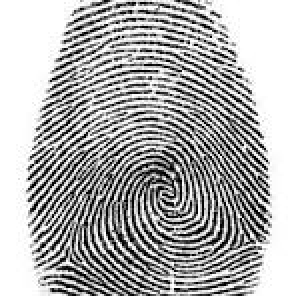
#> input picture SOCOFing/code/temp_query.bmp, 148 x 148 px (shown 2 times larger)
$ python test_quality.py temp_query.bmp
#> lines starting #> are read from the running program, lines starting #| are printed output that depends on the picture; after the words box and inside, x2 and y2 are one past the last pixel; in counts of white or black regions, pixels touching at a corner belong together
### SOCOFing/code/preprocess.py
# ============================================================================
# Preprocessing - Image Loading, Segmentation, Enhancement
# ============================================================================

import cv2
import numpy as np
from PIL import Image
import logging

import config

logger = logging.getLogger(__name__)

# ============================================================================
# 1. Load BMP Image
# ============================================================================
def load_bmp(image_path):
    """Load BMP image using OpenCV (BGR format)"""
    try:
        img = cv2.imread(image_path)
        if img is None:
            logger.error(f"Failed to load image: {image_path}")
            return None
        logger.debug(f"Loaded image: {image_path}, shape={img.shape}")
        return img
    except Exception as e:
        logger.error(f"Error loading {image_path}: {e}")
        return None

# ============================================================================
# 2. Convert to Grayscale
# ============================================================================
def to_grayscale(img):
    """Convert BGR image to grayscale"""
    if img is None:
        return None
    gray = cv2.cvtColor(img, cv2.COLOR_BGR2GRAY)
    return gray

# ============================================================================
# 3. Resize to Standard Size
# ============================================================================
def resize_image(img, size=config.IMAGE_SIZE):
    """Resize image to standard size"""
    if img is None:
        return None
    resized = cv2.resize(img, (size, size), interpolation=cv2.INTER_CUBIC)
    return resized

# ============================================================================
# 4. Segmentation (Fingerprint Region Detection)
# ============================================================================
def segment_fingerprint(img):
    """Segment fingerprint region using Otsu thresholding"""
    if img is None:
        return None, None

    # Apply Gaussian blur first
    blurred = cv2.GaussianBlur(img, (5, 5), 0)

    # Otsu thresholding
    _, binary = cv2.threshold(blurred, config.BINARIZATION_THRESHOLD, 255,
                              cv2.THRESH_BINARY | cv2.THRESH_OTSU)

    # Morphological operations to clean up
    kernel = cv2.getStructuringElement(cv2.MORPH_ELLIPSE,
                                       (config.MORPHOLOGY_KERNEL_SIZE,
                                        config.MORPHOLOGY_KERNEL_SIZE))
    binary = cv2.morphologyEx(binary, cv2.MORPH_CLOSE, kernel,
                             iterations=config.MORPHOLOGY_ITERATIONS)
    binary = cv2.morphologyEx(binary, cv2.MORPH_OPEN, kernel,
                             iterations=1)

    return binary, None

# ============================================================================
# 5. CLAHE Enhancement (Contrast Limited Adaptive Histogram Equalization)
# ============================================================================
def apply_clahe(img):
    """Apply CLAHE to enhance contrast"""
    if img is None or not config.CLAHE_ENABLED:
        return img

    clahe = cv2.createCLAHE(clipLimit=config.CLAHE_CLIP_LIMIT,
                           tileGridSize=config.CLAHE_TILE_GRID_SIZE)
    enhanced = clahe.apply(img)
    return enhanced

# ============================================================================
# 6. Gabor Filter Enhancement
# ============================================================================
def apply_gabor_filter(img, mask=None):
    """Apply Gabor filter to enhance ridge structure"""
    if img is None or not config.GABOR_ENABLED:
        return img

    # Create Gabor kernel
    kernel_size = int(2 * np.ceil(3 * config.GABOR_SIGMA) + 1)
    kernel = cv2.getGaborKernel((kernel_size, kernel_size),
                                config.GABOR_SIGMA,
                                np.pi/4,  # 45 degree orientation
                                config.GABOR_WAVELENGTH,
                                0.5, 0)

    # Apply filter
    filtered = cv2.filter2D(img, -1, kernel)

    # Normalize
    filtered = cv2.normalize(filtered, None, 0, 255, cv2.NORM_MINMAX).astype(np.uint8)

    return filtered

# ============================================================================
# 7. Binarization
# ============================================================================
def binarize_image(img):
    """Binarize image"""
    if img is None:
        return None

    _, binary = cv2.threshold(img, config.BINARIZATION_THRESHOLD, 255,
                              cv2.THRESH_BINARY)
    return binary

# ============================================================================
# 8. Skeletonization
# ============================================================================
def skeletonize_image(binary_img):
    """Skeletonize binary image to 1-pixel wide skeleton"""
    if binary_img is None:
        return None

    # Invert: white ridge, black background
    inverted = cv2.bitwise_not(binary_img)

    # Morphological skeleton
    kernel = cv2.getStructuringElement(cv2.MORPH_CROSS, (3, 3))
    skeleton = np.zeros_like(inverted)

    while True:
        eroded = cv2.morphologyEx(inverted, cv2.MORPH_ERODE, kernel)
        dilated = cv2.morphologyEx(eroded, cv2.MORPH_DILATE, kernel)
        temp = cv2.subtract(inverted, dilated)
        skeleton = cv2.bitwise_or(skeleton, temp)
        inverted = eroded.copy()

        if cv2.countNonZero(inverted) == 0:
            break

    return skeleton

# ============================================================================
# 9. Full Preprocessing Pipeline
# ============================================================================
def preprocess_image(image_path, apply_enhancements=True):
    """
    Full preprocessing pipeline:
    1. Load BMP
    2. Convert to grayscale
    3. Resize to standard size
    4. Segment fingerprint region
    5. Apply CLAHE & Gabor enhancement
    6. Binarize & Skeletonize

    Returns: dict with preprocessed images
    """
    result = {
        'original': None,
        'grayscale': None,
        'resized': None,
        'segmented': None,
        'enhanced': None,
        'binary': None,
        'skeleton': None,
        'mask': None
    }

    # 1. Load
    img_bgr = load_bmp(image_path)
    if img_bgr is None:
        return None
    result['original'] = img_bgr

    # 2. Grayscale
    gray = to_grayscale(img_bgr)
    result['grayscale'] = gray

    # 3. Resize
    resized = resize_image(gray)
    result['resized'] = resized

    # 4. Segment
    mask, _ = segment_fingerprint(resized)
    result['segmented'] = resized.copy()
    result['mask'] = mask

    # 5. Enhance
    enhanced = resized.copy()
    if apply_enhancements:
        enhanced = apply_clahe(enhanced)
        enhanced = apply_gabor_filter(enhanced, mask)
    result['enhanced'] = enhanced

    # 6. Binarize
    binary = binarize_image(enhanced)
    result['binary'] = binary

    # 7. Skeletonize
    skeleton = skeletonize_image(binary)
    result['skeleton'] = skeleton

    logger.info(f"Preprocessed: {image_path}")
    return result

# ============================================================================
# 10. Quality Check - Verify if image is a valid fingerprint
# ============================================================================
def check_fingerprint_quality(preprocessed):
    """
    Check if the preprocessed image is likely a valid fingerprint.
    Returns: (is_valid, quality_score, reason)

    Checks:
    1. Ridge density (fingerprints have characteristic ridge patterns)
    2. Minutiae count (fingerprints should have sufficient minutiae)
    3. Contrast (fingerprints should have good contrast)
    4. Edge density (fingerprints have specific edge patterns)
    5. Texture uniformity (fingerprints have consistent texture)
    """
    if preprocessed is None or preprocessed['skeleton'] is None:
        return False, 0.0, "Preprocessing failed"

    skeleton = preprocessed['skeleton']
    enhanced = preprocessed['enhanced']
    binary = preprocessed['binary']

    quality_checks = []
    reasons = []

    # 1. Check ridge density (skeleton should have reasonable white pixels)
    # Fingerprints typically have 5-20% ridge density
    ridge_density = np.count_nonzero(skeleton) / skeleton.size
    if ridge_density < 0.02:  # Too few ridges
        quality_checks.append(0.0)
        reasons.append(f"Very low ridge density ({ridge_density:.4f})")
    elif ridge_density > 0.25:  # Too many ridges (noise or not fingerprint)
        quality_checks.append(0.0)
        reasons.append(f"Very high ridge density ({ridge_density:.4f})")
    elif ridge_density < 0.05 or ridge_density > 0.20:
        quality_checks.append(0.3)
        reasons.append(f"Unusual ridge density ({ridge_density:.4f})")
    else:
        quality_checks.append(1.0)

    # 2. Check contrast (fingerprints should have moderate contrast)
    # Natural images often have very high contrast
    contrast = enhanced.std()
    if contrast < 15:  # Too low contrast
        quality_checks.append(0.0)
        reasons.append(f"Very low contrast ({contrast:.2f})")
    elif contrast > 60:  # Too high contrast (likely natural image)
        quality_checks.append(0.0)
        reasons.append(f"Very high contrast ({contrast:.2f} - likely not fingerprint)")
    elif contrast < 20 or contrast > 50:
        quality_checks.append(0.4)
        reasons.append(f"Unusual contrast ({contrast:.2f})")
    else:
        quality_checks.append(1.0)

    # 3. Check edge density using Canny
    # Fingerprints have moderate edge density
    edges = cv2.Canny(enhanced, 50, 150)
    edge_density = np.count_nonzero(edges) / edges.size
    if edge_density < 0.03:  # Too few edges
        quality_checks.append(0.0)
        reasons.append(f"Very low edge density ({edge_density:.4f})")
    elif edge_density > 0.30:  # Too many edges (complex scene)
        quality_checks.append(0.0)
        reasons.append(f"Very high edge density ({edge_density:.4f} - likely complex scene)")
    elif edge_density < 0.05 or edge_density > 0.25:
        quality_checks.append(0.3)
        reasons.append(f"Unusual edge density ({edge_density:.4f})")
    else:
        quality_checks.append(1.0)

    # 4. Check histogram entropy
    # Fingerprints have moderate entropy (not too uniform, not too complex)
    hist = cv2.calcHist([enhanced], [0], None, [256], [0, 256])
    hist_normalized = hist / hist.sum()
    entropy = -np.sum(hist_normalized * np.log2(hist_normalized + 1e-10))
    if entropy < 3.5:  # Too uniform
        quality_checks.append(0.0)
        reasons.append(f"Very low entropy ({entropy:.2f} - too uniform)")
    elif entropy > 7.0:  # Too complex (natural images)
        quality_checks.append(0.0)
        reasons.append(f"Very high entropy ({entropy:.2f} - too complex)")
    elif entropy < 4.5 or entropy > 6.5:
        quality_checks.append(0.4)
        reasons.append(f"Unusual entropy ({entropy:.2f})")
    else:
        quality_checks.append(1.0)

    # 5. Check binary image characteristics
    # Fingerprints should have balanced black/white ratio
    white_ratio = np.count_nonzero(binary) / binary.size
    if white_ratio < 0.2 or white_ratio > 0.8:
        quality_checks.append(0.0)
        reasons.append(f"Unbalanced binary ratio ({white_ratio:.2f})")
    elif white_ratio < 0.3 or white_ratio > 0.7:
        quality_checks.append(0.5)
        reasons.append(f"Unusual binary ratio ({white_ratio:.2f})")
    else:
        quality_checks.append(1.0)

    # 6. Check for color information (fingerprints are grayscale)
    # If original image has strong color, it's likely not a fingerprint
    if preprocessed['original'] is not None:
        original = preprocessed['original']
        if len(original.shape) == 3:
            b, g, r = cv2.split(original)
            color_variance = np.mean([
                np.std(b - g),
                np.std(g - r),
                np.std(r - b)
            ])
            if color_variance > 15:  # Strong color content
                quality_checks.append(0.0)
                reasons.append(f"Strong color content ({color_variance:.2f} - likely natural image)")
            elif color_variance > 10:
                quality_checks.append(0.5)
                reasons.append(f"Some color content ({color_variance:.2f})")
            else:
                quality_checks.append(1.0)

    # 7. Check texture uniformity using Local Binary Pattern
    # Fingerprints have consistent directional patterns
    from skimage.feature import local_binary_pattern
    lbp = local_binary_pattern(enhanced, 8, 1, method='uniform')
    lbp_hist, _ = np.histogram(lbp.ravel(), bins=10, range=(0, 10))
    lbp_hist = lbp_hist.astype(float) / lbp_hist.sum()
    lbp_entropy = -np.sum(lbp_hist * np.log2(lbp_hist + 1e-10))

    if lbp_entropy > 3.0:  # Too varied texture (natural scene)
        quality_checks.append(0.0)
        reasons.append(f"Very varied texture ({lbp_entropy:.2f} - likely natural scene)")
    elif lbp_entropy < 1.5:  # Too uniform
        quality_checks.append(0.3)
        reasons.append(f"Very uniform texture ({lbp_entropy:.2f})")
    else:
        quality_checks.append(1.0)

    # Calculate overall quality score
    quality_score = np.mean(quality_checks)

    # Stricter validation: require at least 60% of checks to pass
    is_valid = quality_score >= 0.6

    if not is_valid:
        reason = "; ".join(reasons) if reasons else "Multiple quality issues detected"
    else:
        reason = "Valid fingerprint"

    logger.info(f"Quality check: score={quality_score:.2f}, valid={is_valid}")
    logger.debug(f"Details: ridge_density={ridge_density:.4f}, contrast={contrast:.2f}, "
                f"edge_density={edge_density:.4f}, entropy={entropy:.2f}, "
                f"white_ratio={white_ratio:.2f}")

    return is_valid, quality_score, reason


# ============================================================================
# 11. Utility: Save Preprocessed Images
# ============================================================================
# [11 lines left out: function save_preprocessed_images, not called in this run]

### SOCOFing/code/test_quality.py
#!/usr/bin/env python3
"""
Test script to verify quality check functionality
"""

import sys
import logging
import preprocess
import config

logging.basicConfig(level=logging.INFO)

def test_quality_check(image_path):
    """Test quality check on an image"""
    print("=" * 80)
    print(f"Testing Quality Check: {image_path}")
    print("=" * 80)

    # Preprocess
    print("\n1. Preprocessing...")
    preprocessed = preprocess.preprocess_image(image_path, apply_enhancements=True)
#> in load_bmp, img is the input picture: shape (148, 148, 3); min 0, max 255, mean 173.9
#> in segment_fingerprint, `_, binary = cv2.threshold(blurred, config.BINARIZATION_THRESHOLD, 255,..`:
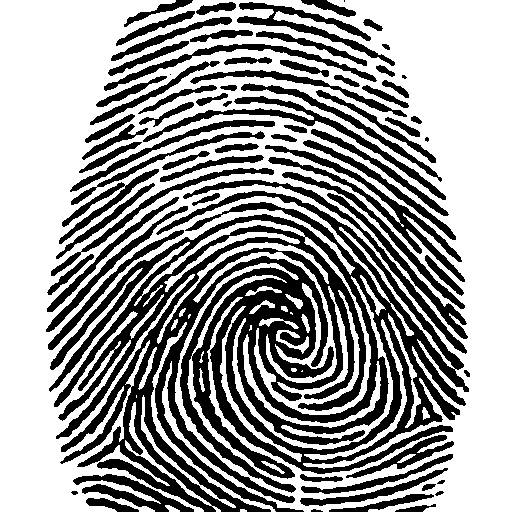
#> binary: shape (512, 512); 61.5% white; 75 black regions (4 under 20 px), largest, box (x1, y1, x2, y2) and area: (49, 191, 469, 512) 55795, (265, 145, 465, 282) 2969, (143, 96, 446, 200) 2403
#> in apply_gabor_filter, `filtered = cv2.filter2D(img, -1, kernel)`:
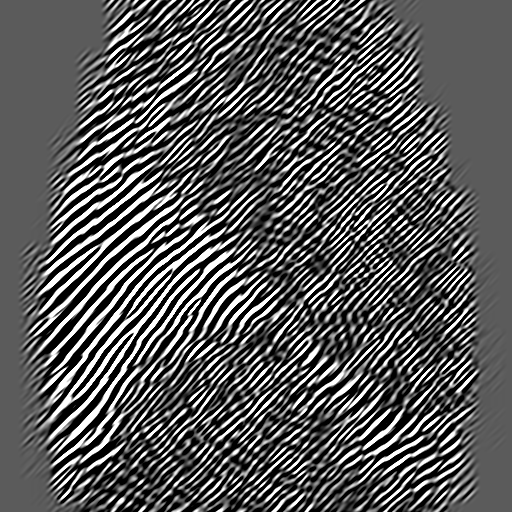
#> filtered: shape (512, 512); min 0, max 255, mean 89.5
#> in binarize_image, `_, binary = cv2.threshold(img, config.BINARIZATION_THRESHOLD, 255, cv2..`:
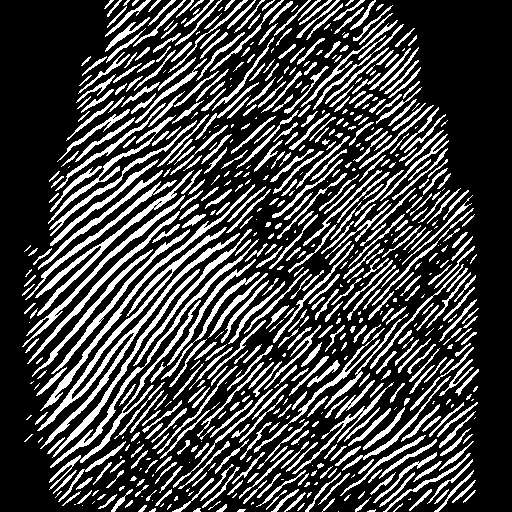
#> binary: shape (512, 512); 26.1% white in thin lines or dots, all inside (x1, y1, x2, y2) = (22, 0, 479, 512)
#> the loop in skeletonize_image, `while True:` made 124 passes
#> pass 1, in skeletonize_image, `dilated = cv2.morphologyEx(eroded, cv2.MORPH_DILATE, kernel)`:
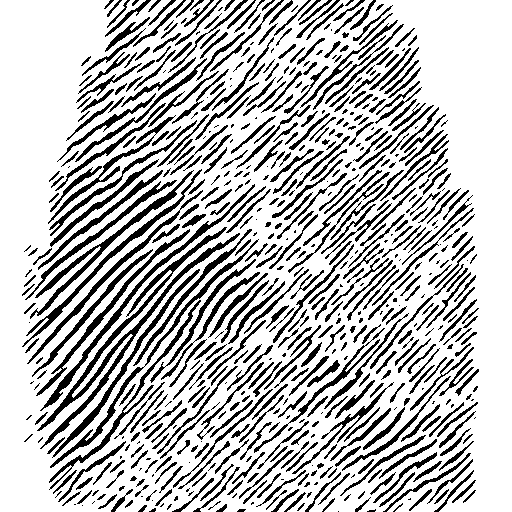
#> dilated: shape (512, 512); 73.7% white; 651 black regions (183 under 20 px), largest, box (x1, y1, x2, y2) and area: (37, 227, 240, 449) 3210, (40, 184, 255, 411) 1436, (30, 170, 194, 319) 1407
#> after the loop in skeletonize_image, `while True:`:
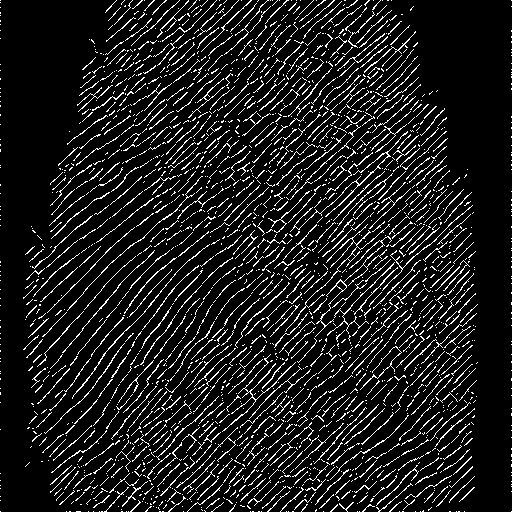
#> skeleton: shape (512, 512); 10.8% white in thin lines or dots
#> preprocessed = 8 items

    if preprocessed is None:
        print("❌ Preprocessing failed!")
        return

    print("✓ Preprocessing successful")

    # Quality check
    print("\n2. Quality Check...")
    is_valid, quality_score, reason = preprocess.check_fingerprint_quality(preprocessed)
#> in check_fingerprint_quality, `ridge_density = np.count_nonzero(skeleton) / skeleton.size`: ridge_density = 0.108
#> in check_fingerprint_quality, `contrast = enhanced.std()`: contrast = 86.73
#> in check_fingerprint_quality, `edges = cv2.Canny(enhanced, 50, 150)`:
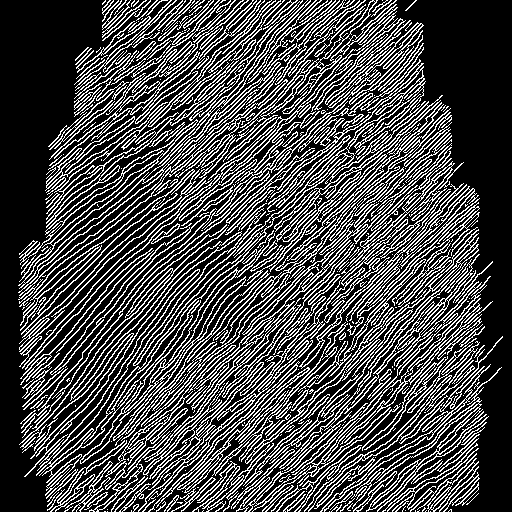
#> edges: shape (512, 512); 28.7% white in thin lines or dots
#> in check_fingerprint_quality, `edge_density = np.count_nonzero(edges) / edges.size`: edge_density = 0.287
#> in check_fingerprint_quality, `hist = cv2.calcHist([enhanced], [0], None, [256], [0, 256])`: hist = 256 values, max 79410 at index 0, min 170 at index 251, mean 1024
#> in check_fingerprint_quality, `hist_normalized = hist / hist.sum()`: hist_normalized = 256 values, max 0.303 at index 0, min 0.000648 at index 251, mean 0.00391
#> in check_fingerprint_quality, `entropy = -np.sum(hist_normalized * np.log2(hist_normalized + 1e-10))`: entropy = 5.13
#> in check_fingerprint_quality, `white_ratio = np.count_nonzero(binary) / binary.size`: white_ratio = 0.261
#> in check_fingerprint_quality, `color_variance = np.mean([ np.std(b - g), np.std(g - r), np.std(r - b)..`: color_variance = 0
#> in check_fingerprint_quality, `lbp = local_binary_pattern(enhanced, 8, 1, method='uniform')`:
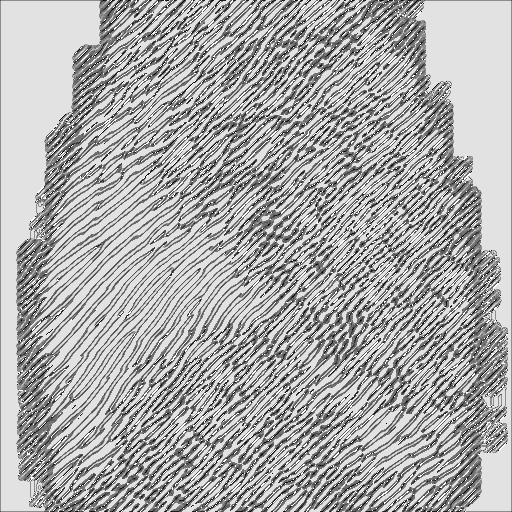
#> lbp: shape (512, 512) float64; min 0, max 9, mean 6.02; drawn with min black and max white
#> in check_fingerprint_quality, `lbp_hist, _ = np.histogram(lbp.ravel(), bins=10, range=(0, 10))`: lbp_hist = [5035, 6462, 7191, 30071, 42574, 23095, 3258, 8581, 122260, 13617]
#> in check_fingerprint_quality, `lbp_hist = lbp_hist.astype(float) / lbp_hist.sum()`: lbp_hist = [0.0192, 0.0247, 0.0274, 0.115, 0.162, 0.0881, 0.0124, 0.0327, 0.466, 0.0519]
#> in check_fingerprint_quality, `lbp_entropy = -np.sum(lbp_hist * np.log2(lbp_hist + 1e-10))`: lbp_entropy = 2.45
#> is_valid = True; quality_score = 0.686; reason = 'Valid fingerprint'

    print(f"\nResults:")
    print(f"  Valid: {is_valid}")
#|   Valid: True
    print(f"  Score: {quality_score:.4f}")
#|   Score: 0.6857
    print(f"  Reason: {reason}")
#|   Reason: Valid fingerprint

    if is_valid:
        print("\n✅ Image passed quality check!")
    else:
        print("\n❌ Image failed quality check!")

    print("=" * 80)

if __name__ == "__main__":
    if len(sys.argv) < 2:
        print("Usage: python test_quality.py <image_path>")
        print("\nExample:")
        print("  python test_quality.py ../Real/100__M_Left_index_finger.BMP")
        sys.exit(1)

    test_quality_check(sys.argv[1])
